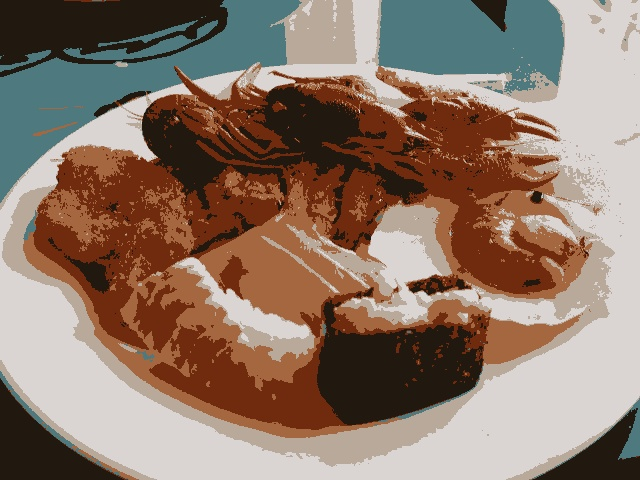
//> input picture codes/sushi-kmeans.jpg, 640 x 480 px
$ ./trocaregions sushi-kmeans.jpg   (built with g++ and OpenCV 4)
//> lines starting //> are read from the running program, lines starting //| are printed output that depends on the picture
#include <stdio.h>
#include <opencv2/opencv.hpp>

using namespace cv;

int main(int argc, char **argv){
	Mat image,altimage;
	image = imread(argv[1],CV_LOAD_IMAGE_GRAYSCALE);
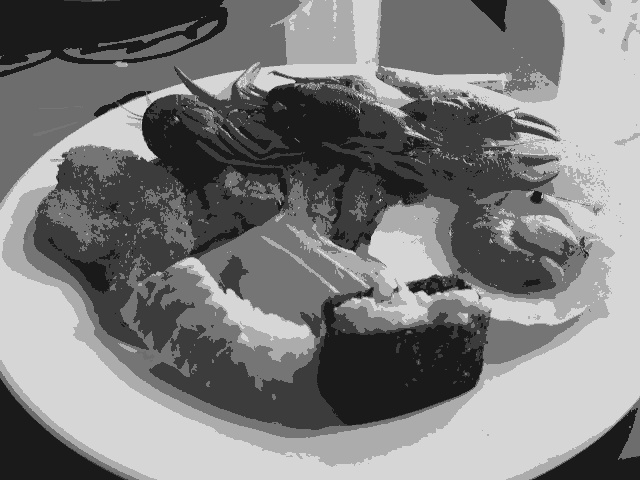
//> image: 480 rows x 640 cols, CV_8UC1; min 18, max 221, mean 124.6
	altimage = imread(argv[1],CV_LOAD_IMAGE_GRAYSCALE);
	if(!image.data)
		printf("erro ao abrir a image\n");
	for(int i=0; i<image.rows/2; i++)
		for(int j=0; j<image.cols/2; j++){
			altimage.at<uchar>(i,j) = image.at<uchar>(image.rows/2 + i,image.cols/2 + j);
			altimage.at<uchar>(i,image.cols/2 + j) = image.at<uchar>(image.rows/2 + i,j);
			altimage.at<uchar>(image.rows/2 + i,j) = image.at<uchar>(i,image.cols/2 + j);
			altimage.at<uchar>(image.rows/2 + i,image.cols/2 + j) = image.at<uchar>(i,j);
		}
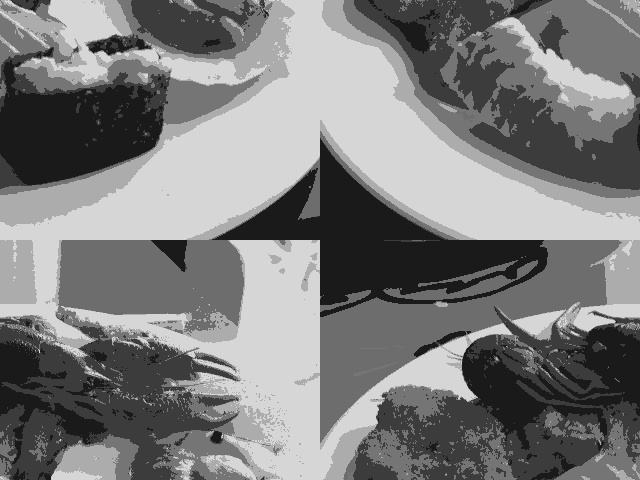
//> altimage: 480 rows x 640 cols, CV_8UC1; min 18, max 221, mean 124.6
	imshow("imagem trocada", altimage);
	imwrite("../images/resultado2.png", altimage);
	waitKey();
}
